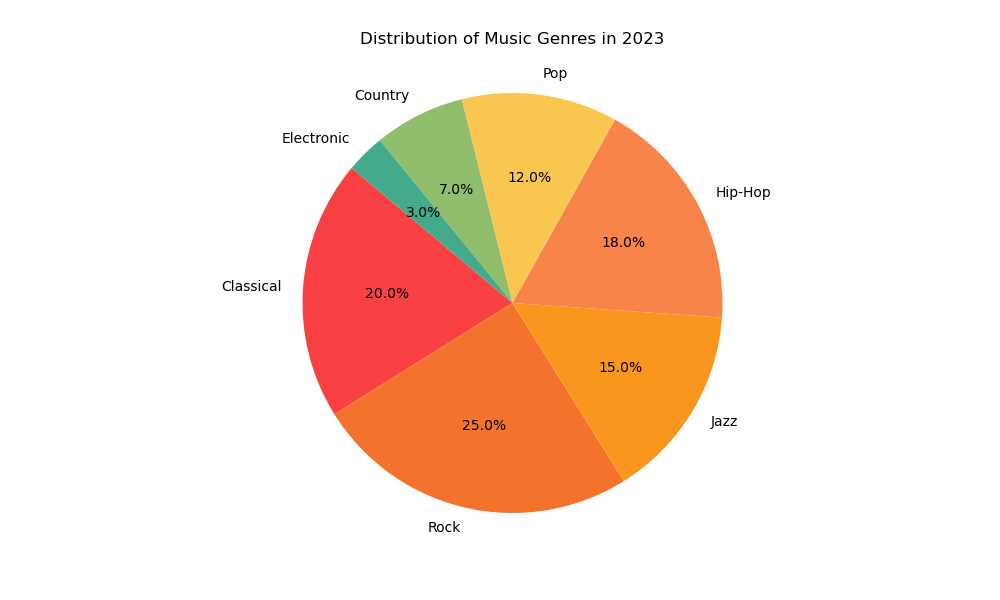

Reproduce this figure in Python.

import matplotlib.pyplot as plt

# Data to plot
labels = ['Classical', 'Rock', 'Jazz', 'Hip-Hop', 'Pop', 'Country', 'Electronic']
sizes = [20, 25, 15, 18, 12, 7, 3]
colors = ['#f94144', '#f3722c', '#f8961e', '#f9844a', '#f9c74f', '#90be6d', '#43aa8b']

# Plot
fig1, ax1 = plt.subplots(figsize=(10, 6))
ax1.pie(sizes, labels=labels, colors=colors, autopct='%1.1f%%', startangle=140)

ax1.axis('equal')  # Equal aspect ratio ensures that pie is drawn as a circle.
plt.title('Distribution of Music Genres in 2023', pad=20)
plt.show()
